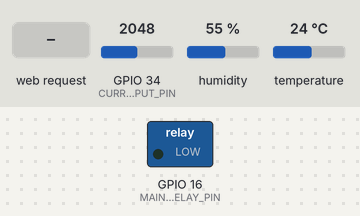
The sketch below on a simulated ESP32. Shown: switched loads named in the sketch (green lamp = pin HIGH). The inputs (shaded band) are chosen by the test bench; at power-on: GPIO 34 (CURRENT_SENSOR_INPUT_PIN) = 2048, humidity 55 %, temperature 24 °C. WiFi joins after 1.5 s; servers stay silent unless stated; pins used as bus, display or sensor lines are not drawn; what the sketch prints to the serial monitor is not drawn.

Above: at 2.8 s.
2.9 s: HTTP request GET /test received
At 4.3 s:
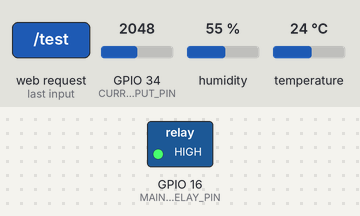
Timing chart, 0 to 15.4 s (numbered marks = the images above; inputs shaded):
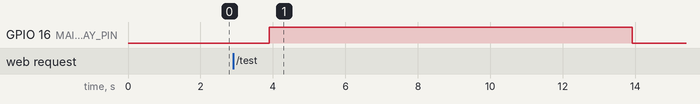

The sketch:

plant-heater.ino
```cpp
#include <WiFi.h>
#include <WebServer.h>
#include <DHT.h>
#include "wifi-config.c"


// --------- DHT / AM2301 Sensor ----------
#define DHTPIN 26        // GPIO pin for sensor
#define DHTTYPE DHT21   // AM2301 = DHT21

DHT dht(DHTPIN, DHTTYPE);

// --------- Web Server ----------
WebServer server(80);

// --------- WiFi Connection Settings ----------
const uint32_t WIFI_TIMEOUT_MS = 5000;


void connectToWiFi() {

  Serial.printf("\n[WiFi] Connecting to SSID '%s'\n", WIFI_SSID);
  WiFi.begin(WIFI_SSID, WIFI_PASS);

  uint32_t startAttemptTime = millis();

  while (WiFi.status() != WL_CONNECTED &&
         millis() - startAttemptTime < WIFI_TIMEOUT_MS) {
    Serial.print(".");
    delay(300);
  }

  if (WiFi.status() == WL_CONNECTED) {
    Serial.println("\n[WiFi] Connected!");
    Serial.printf("[WiFi] IP Address: %s\n", WiFi.localIP().toString().c_str());
  } else {
    Serial.println("\n[WiFi] FAILED to connect!");
  }
}


unsigned long lastReconnectAt = 0;

void ensureWiFiConnected()
{
  if (WiFi.status() != WL_CONNECTED) {
    lastReconnectAt = millis();
    Serial.println("\n[WiFi] Connection lost! Attempting reconnect...");
    connectToWiFi();
  }
}

//////////////////////// Temperature and power control

#define HEATING_ACTIVATION_TEMPERATURE 1.5
#define HEATING_DEACTIVATION_TEMPERATURE 2.5

#define MAINS_RELAY_PIN 16
#define POWER_OUT_PWM_PIN 4
#define POWER_OUT_PWM_CHANNEL 0
#define CURRENT_SENSOR_INPUT_PIN 34

// These thresholds can be set arbitrarily (ADC range is 0-4095) and the actual
//  achieved current is set via the trimmer potentiometer on the current sensing board.
#define CURRENT_THRESHOLD_UP 3000
#define CURRENT_THRESHOLD_DOWN (CURRENT_THRESHOLD_UP - 200)


int powerPwmValue = 0;

bool changePowerSetting(int delta) {
  int oldVal = powerPwmValue;

  powerPwmValue += delta;
  powerPwmValue = max(powerPwmValue, 0);
  powerPwmValue = min(powerPwmValue, 255);
  ledcWrite(POWER_OUT_PWM_CHANNEL, powerPwmValue);

  return oldVal != powerPwmValue;
}

bool adjustMaxHeating() {
  digitalWrite(MAINS_RELAY_PIN, 1);

  int currentSensorVal = analogRead(CURRENT_SENSOR_INPUT_PIN);
  //Serial.print("Current sense value: "); Serial.println(currentSensorVal);

  if (currentSensorVal > CURRENT_THRESHOLD_UP) {
    return changePowerSetting(-1);
  } else if (currentSensorVal < CURRENT_THRESHOLD_DOWN) {
    return changePowerSetting(1);
  }

  return false; // no change
}

void turnOffHeating() {
  changePowerSetting(-255);
  digitalWrite(MAINS_RELAY_PIN, 0);
}

bool heatingActive = false;
long lastOn = 0;

void temperatureControl() {

  float temperatureNow = dht.readTemperature();
  // Serial.println(temperatureNow);

  if (temperatureNow < HEATING_ACTIVATION_TEMPERATURE && !heatingActive) {
    heatingActive = true;
    lastOn = millis();
  } else if (temperatureNow > HEATING_DEACTIVATION_TEMPERATURE && heatingActive) {
    heatingActive = false;
  }

  if (heatingActive) {
    for(int i=0; i<10 && adjustMaxHeating(); i++) {
      delay(100); // wait for a bit for the change to be registered in the current sensor
    }
  } else {
    turnOffHeating();
  }

}


//////////////////////// Web server endpoints


void handleRoot() {

  String indexContent = String("<!doctype html>") +
    "<html lang=\"en\"><head> " +
    "<meta charset=\"utf-8\"/>" +
    "<meta name=\"viewport\" content=\"width=device-width, initial-scale=1.0\">" +
    "<title>Plant Heater Interface</title>" +
    "<link href=\"https://jorenca.github.io/plant-heater/static/css/main.chunk.css\" rel=\"stylesheet\">" +
    "</head><body>" +
    "<noscript>You need to enable JavaScript to run this app.</noscript>" +
    "<div id=\"root\"></div>" +
    "<script>!function(e){function r(r){for(var n,i,l=r[0],f=r[1],a=r[2],c=0,s=[];c<l.length;c++)i=l[c],Object.prototype.hasOwnProperty.call(o,i)&&o[i]&&s.push(o[i][0]),o[i]=0;for(n in f)Object.prototype.hasOwnProperty.call(f,n)&&(e[n]=f[n]);for(p&&p(r);s.length;)s.shift()();return u.push.apply(u,a||[]),t()}function t(){for(var e,r=0;r<u.length;r++){for(var t=u[r],n=!0,l=1;l<t.length;l++){var f=t[l];0!==o[f]&&(n=!1)}n&&(u.splice(r--,1),e=i(i.s=t[0]))}return e}var n={},o={1:0},u=[];function i(r){if(n[r])return n[r].exports;var t=n[r]={i:r,l:!1,exports:{}};return e[r].call(t.exports,t,t.exports,i),t.l=!0,t.exports}i.m=e,i.c=n,i.d=function(e,r,t){i.o(e,r)||Object.defineProperty(e,r,{enumerable:!0,get:t})},i.r=function(e){\"undefined\"!=typeof Symbol&&Symbol.toStringTag&&Object.defineProperty(e,Symbol.toStringTag,{value:\"Module\"}),Object.defineProperty(e,\"__esModule\",{value:!0})},i.t=function(e,r){if(1&r&&(e=i(e)),8&r)return e;if(4&r&&\"object\"==typeof e&&e&&e.__esModule)return e;var t=Object.create(null);if(i.r(t),Object.defineProperty(t,\"default\",{enumerable:!0,value:e}),2&r&&\"string\"!=typeof e)for(var n in e)i.d(t,n,function(r){return e[r]}.bind(null,n));return t},i.n=function(e){var r=e&&e.__esModule?function(){return e.default}:function(){return e};return i.d(r,\"a\",r),r},i.o=function(e,r){return Object.prototype.hasOwnProperty.call(e,r)},i.p=\"/\";var l=this[\"webpackJsonpir-hub-web-ui\"]=this[\"webpackJsonpir-hub-web-ui\"]||[],f=l.push.bind(l);l.push=r,l=l.slice();for(var a=0;a<l.length;a++)r(l[a]);var p=f;t()}([])</script>" +
    "<script src=\"https://jorenca.github.io/plant-heater/static/js/main.chunk.js\"></script>" +
    "</body></html>";

  server.send(200, "text/html", indexContent);
}


void handleReport() {
  float h = dht.readHumidity();
  float t = dht.readTemperature();

//  if (isnan(h) || isnan(t)) {
//    server.send(500, "text/plain", "Sensor read failed");
//    return;
//  }

  String response = String("{\n") +
  "  \"temperature\": " + (isnan(t) ? "null" : String(t, 1)) + ",\n" +
  "  \"humidity\": " + (isnan(h) ? "null" : String(h, 1)) + ",\n" +
  "  \"lvHeatPower\": " + String(100.0 * powerPwmValue / 255.0, 1) + ",\n" +
  "  \"hvHeatPower\": " + (powerPwmValue > 0 ? 100 : 0) + ",\n" +
  "  \"uptimeMillis\": " + millis() + ",\n" +
  "  \"lastHeatOn\": " + lastOn + ",\n" +
  "  \"lastReconnect\": " + lastReconnectAt + ",\n" +
  "  \"activationTemp\": " + HEATING_ACTIVATION_TEMPERATURE + ",\n" +
  "  \"deactivationTemp\": " + HEATING_DEACTIVATION_TEMPERATURE + "\n" +
  "}";

  server.send(200, "text/json", response);
}

void handleTest() {

    turnOffHeating();
    delay(1000);

    for (int i=0; i < 100; i++) { // total loop time will be 10 seconds
      adjustMaxHeating();
      delay(100); // wait for a bit for the change to be registered in the current sensor
    }

    turnOffHeating();
    delay(1000);

    server.send(200, "text/json", "{ \"result\": 1 }");
}


//////////////////////// main functions

void setup() {
  Serial.begin(115200);
  delay(100);

  dht.begin();

  Serial.println("\n=== Plant Heater Controller ===");
  connectToWiFi();

  // Optional fallback if WiFi fails: start AP mode
  /*
  if (WiFi.status() != WL_CONNECTED) {
    Serial.println("[WiFi] Starting fallback Access Point mode...");
    WiFi.softAP("ESP32_AP", "12345678");
    Serial.print("[WiFi] AP IP: ");
    Serial.println(WiFi.softAPIP());
  }
  */

  // Server routes
  server.on("/", handleRoot);
  server.on("/report", handleReport);
  server.on("/test", handleTest);
  server.begin();
  Serial.println("[HTTP] Server started");

  pinMode(MAINS_RELAY_PIN, OUTPUT);
  digitalWrite(MAINS_RELAY_PIN, 0);

  ledcAttachPin(POWER_OUT_PWM_PIN, POWER_OUT_PWM_CHANNEL); // connect the out pin to PWM internals
  ledcSetup(POWER_OUT_PWM_CHANNEL, 250, 8); // channel 0, PWM at 250hz, 8 bit resolution

  pinMode(CURRENT_SENSOR_INPUT_PIN, INPUT);
  digitalWrite(CURRENT_SENSOR_INPUT_PIN, 0); // make sure no pullup is active


}

void loop() {
  temperatureControl();

  if (lastReconnectAt < (millis() - 60*1000)) {
    ensureWiFiConnected();
  }
  server.handleClient();
  delay(10);
}
```

wifi-config.c
```cpp
// TODO fill out before flashing
#define WIFI_SSID "name"
#define WIFI_PASS "pass"
```

Measured:
- after the input at 2.9 s, GPIO 16 (MAINS_RELAY_PIN): LOW → HIGH after 1.0 s, → LOW 10.0 s later
